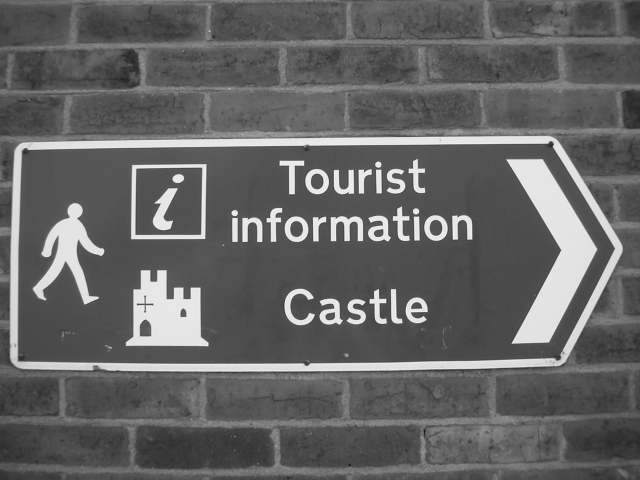
%> input picture book/figures/Chapter13/castle.png, 1280 x 960 px (shown at 1/2 size)
$ octave fig11_17.m   (GNU Octave 9; MATLAB toolbox functions it lacks are replaced by stand-ins)
%> lines starting %> are read from the running program, lines starting %| are printed output that depends on the picture
### toolbox/xaxis.m
%XAXIS  Set X-axis scaling
%
% XAXIS(MAX) set x-axis scaling from 0 to MAX.
%
% XAXIS(MIN, MAX) set x-axis scaling from MIN to MAX.
%
% XAXIS([MIN MAX]) as above.
%
% XAXIS restore automatic scaling for x-axis.
%
% See also YAXIS.

% Copyright 2022-2023 Peter Corke, Witold Jachimczyk, Remo Pillat

function xaxis(a1, a2)

    if nargin == 0
        set(gca, 'XLimMode', 'auto')
        return
    elseif nargin == 1
        if length(a1) == 1
            mn = 0;
            mx = a1;
        elseif length(a1) == 2
            mn = a1(1);
            mx = a1(2);
        end
    elseif nargin == 2
        mn = a1;
        mx = a2;
    end

    set(gca, 'XLimMode', 'manual', 'XLim', [mn mx])

end

### toolbox/yaxis.m
%YAYIS	set Y-axis scaling
%
% YAXIS(MAX) set y-axis scaling from 0 to MAX.
%
% YAXIS(MIN, MAX) set y-axis scaling from MIN to MAX.
%
% YAXIS([MIN MAX]) as above.
%
% YAXIS restore automatic scaling for y-axis.
%
% See also YAXIS.

% Copyright 2022-2023 Peter Corke, Witold Jachimczyk, Remo Pillat

function yaxis(a1, a2)
	if nargin == 0
		set(gca, 'YLimMode', 'auto')
		return
	elseif nargin == 1
		if length(a1) == 1
			mn = 0;
			mx = a1;
		elseif length(a1) == 2
			mn = a1(1);
			mx = a1(2);
		end
	elseif nargin == 2
		mn = a1;
		mx = a2;
	end

	set(gca, 'YLimMode', 'manual', 'YLim', [mn mx])
end

### book/figures/code/Chapter11/fig11_17.m
% Fig 11.17

castle = im2double(imread('castle.png'));
%> castle: size 960x1280 double; min 0.0431, max 0.984, mean 0.394

Dv = fspecial('sobel');

derOfGKernel = imfilter(Dv, fspecial('gaussian', 5, 2), 'conv', 'full');
Iv = imfilter(castle, derOfGKernel, "conv");
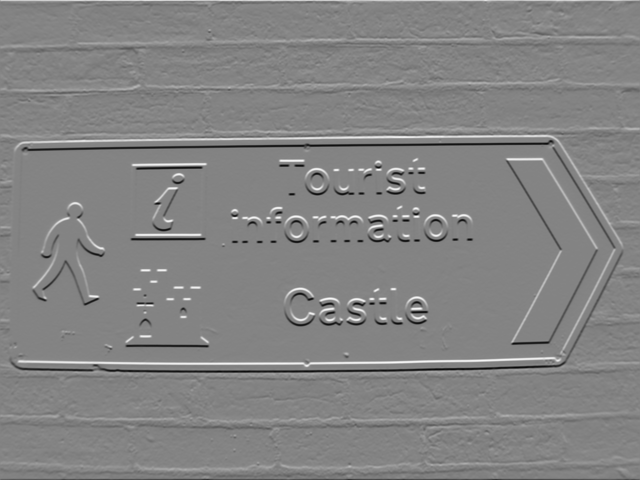
%> Iv: size 960x1280 double (shown at 1/2 size); min -1.26, max 1.18, mean -0.00053; drawn with min black and max white
Iu = imfilter(castle, derOfGKernel', "conv");
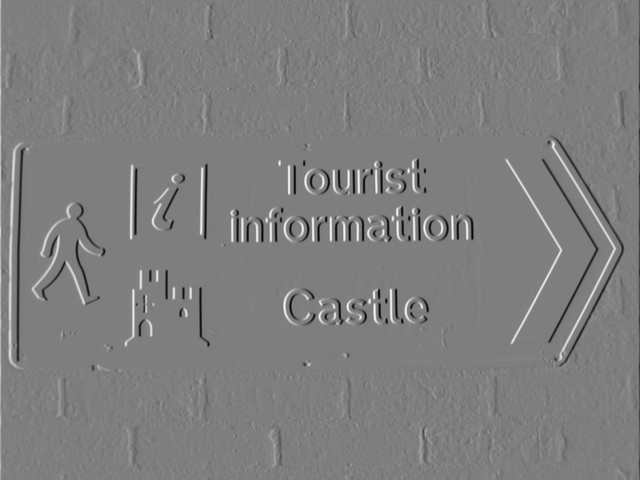
%> Iu: size 960x1280 double (shown at 1/2 size); min -1.24, max 1.26, mean -7.34e-05; drawn with min black and max white

m = sqrt(Iu.^2 + Iv.^2);
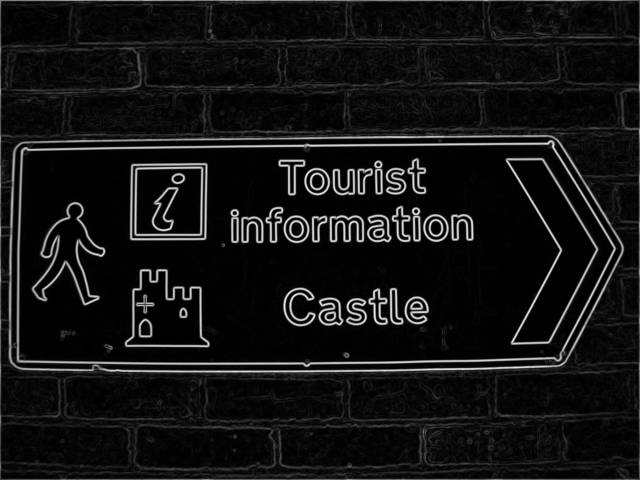
%> m: size 960x1280 double (shown at 1/2 size); min 1.15e-05, max 1.33, mean 0.103; drawn with min black and max white

surfl(318:408, 550:622, m(318:408,550:622)')
colormap(bone)
shading interp
xlabel('u')
ylabel('v')

xaxis(318,408)
yaxis(550,622)
zlabel('Edge magnitude')
view(104, 61)
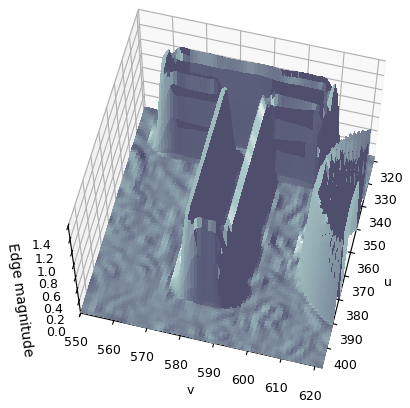
%> figure redrawn from the program's plot data


rvcprint3('opengl', 'fig11_17');
%> (this line was passed over: rvcprint3 is not available in this run)
